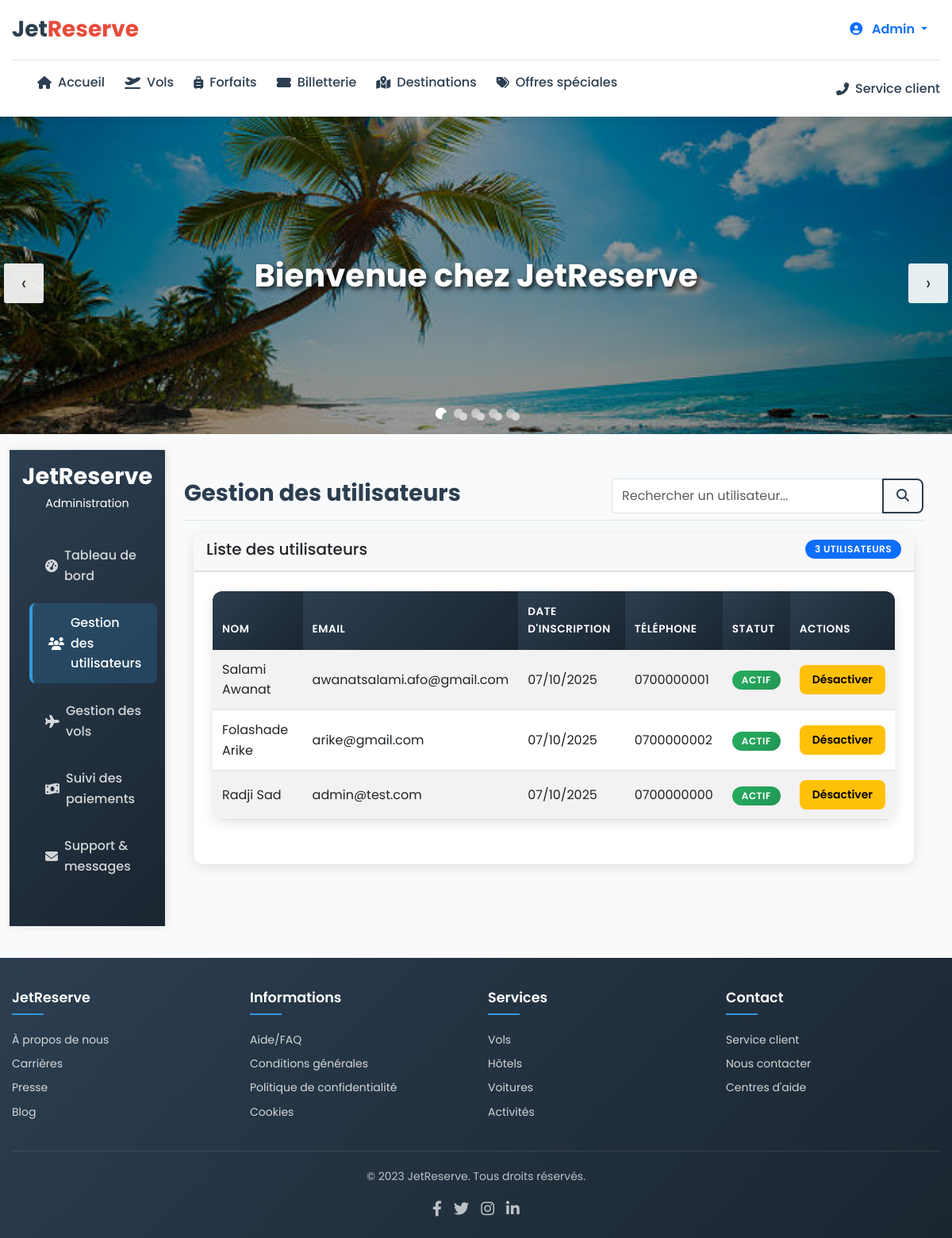
Before: /admin/utilisateurs.php with the older database file.
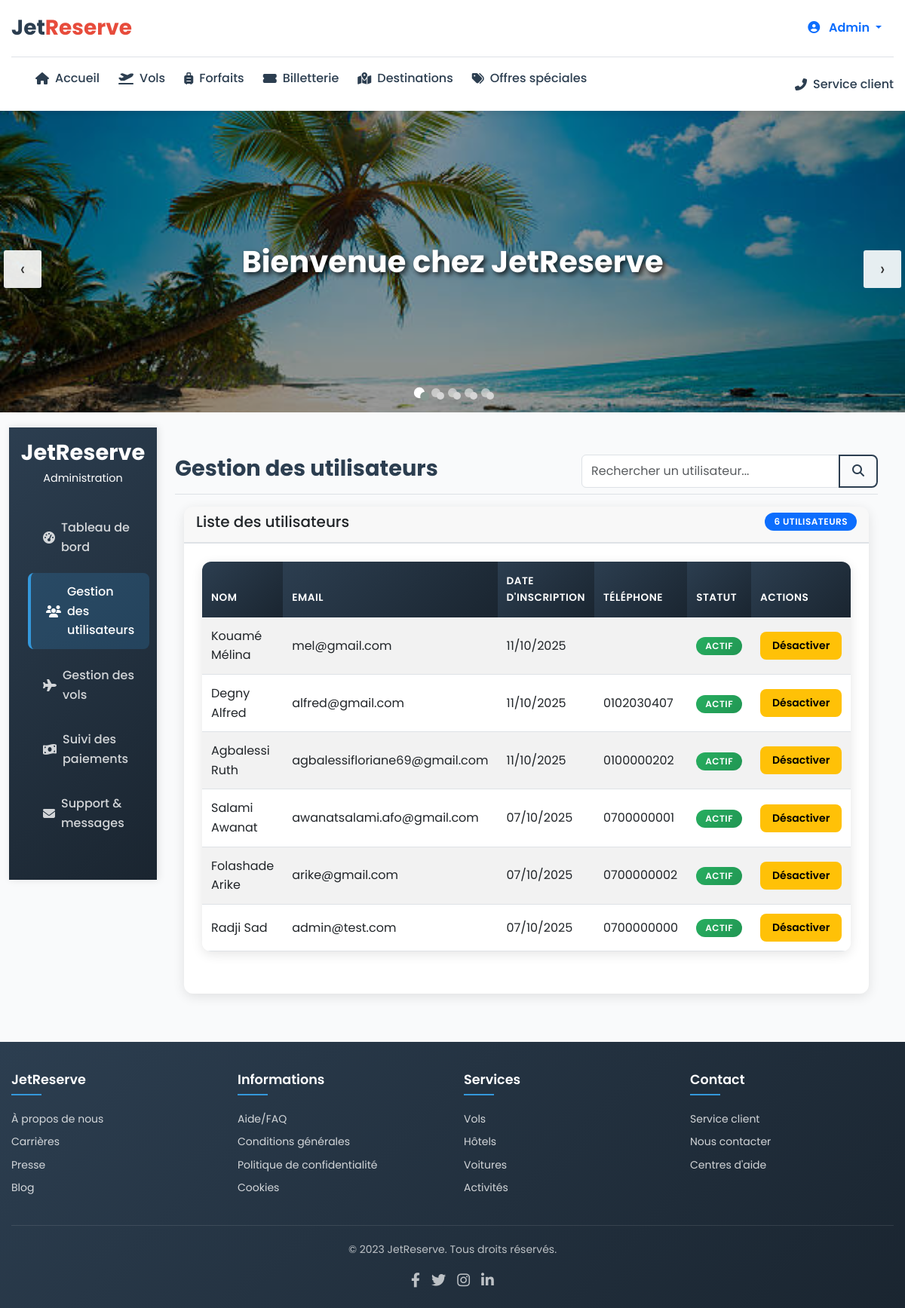
After: the same page with the newer database file.
### tables this page shows
CREATE TABLE IF NOT EXISTS `users` (
  `id_user` int(11) NOT NULL AUTO_INCREMENT,
  `nom` varchar(50) NOT NULL,
  `prenom` varchar(50) NOT NULL,
  `email` varchar(100) NOT NULL,
  `telephone` varchar(20) DEFAULT NULL,
  `password` varchar(255) NOT NULL,
  `role` enum('client','admin') DEFAULT 'client',
  `statut` enum('actif','inactif') NOT NULL,
  `date_creation` timestamp NULL DEFAULT CURRENT_TIMESTAMP,
  PRIMARY KEY (`id_user`),
  UNIQUE KEY `email` (`email`)
);

### admin/utilisateurs.php (the view, shortened to what this page needs)
<?php
require_once '../includes/connexion.php';
$stmt = $bdd->query("SELECT * FROM users ORDER BY date_creation DESC");
$utilisateurs = $stmt->fetchAll(PDO::FETCH_ASSOC);
?>
<!DOCTYPE html>
<html lang="fr">
<head>
    <link rel="stylesheet" href="https://cdnjs.cloudflare.com/ajax/libs/font-awesome/6.4.0/css/all.min.css">
    <link rel="stylesheet" href="https://cdnjs.cloudflare.com/ajax/libs/OwlCarousel2/2.3.4/assets/owl.carousel.min.css">
    <link rel="stylesheet" href="https://cdnjs.cloudflare.com/ajax/libs/OwlCarousel2/2.3.4/assets/owl.theme.default.min.css">
    <link rel="stylesheet" href="https://cdnjs.cloudflare.com/ajax/libs/font-awesome/6.4.0/css/all.min.css">
    <link href="https://cdn.jsdelivr.net/npm/bootstrap@5.3.0/dist/css/bootstrap.min.css" rel="stylesheet">
    <link rel="stylesheet" href="style2.css">
</head>
<body>
    <header>
        <div class="container">
            <div class="header-top">
                <a href="../index.php" class="logo">Jet<span>Reserve</span></a>
                <div class="auth-buttons">
            <div class="dropdown">
                <button class="btn btn-outline-primary dropdown-toggle" type="button" data-bs-toggle="dropdown" aria-expanded="false">
                    <i class="fas fa-user-circle me-2"></i>
                    <?php echo $_SESSION['prenom'] ?? 'Admin'; ?>
                </button>
            </div>
        </div>
    </div>
            <nav class="nav-menu">
                <ul class="nav-links">
                    <li><a href="../index.php"><i class="fas fa-home"></i> Accueil</a></li>
                    <li><a href="#"><i class="fas fa-plane-departure"></i> Vols</a></li>
                    <li><a href="#"><i class="fas fa-suitcase-rolling"></i> Forfaits</a></li>
                    <li><a href="#"><i class="fas fa-ticket-alt"></i> Billetterie</a></li>
                    <li><a href="#"><i class="fas fa-map-marked-alt"></i> Destinations</a></li>
                    <li><a href="#"><i class="fas fa-tags"></i> Offres spéciales</a></li>
                </ul>
                <div class="contact-info">
                    <a href="#"><i class="fas fa-phone-alt"></i> Service client</a>
                </div>
            </nav>
        </div>
    </header>
    <div class="main-banner-container">
        <div class="main-banner owl-carousel owl-theme">
            <div class="item banner-1">
                <div class="header-text">
                    <h2>Bienvenue chez JetReserve</h2>
                </div>
            </div>
        </div>
    </div>
    <div class="container-fluid">
        <div class="row">
            <nav id="sidebar" class="col-md-3 col-lg-2 d-md-block bg-dark sidebar collapse">
                <div class="position-sticky pt-3">
                    <div class="text-center mb-4">
                        <h2 class="text-white">JetReserve</h2>
                        <p class="text-white">Administration</p>
                    </div>
                    <ul class="nav flex-column">
                        <li class="nav-item">
                            <a class="nav-link" href="index1.php">
                                <i class="fas fa-tachometer-alt me-2"></i>
                                Tableau de bord
                            </a>
                        </li>
                        <li class="nav-item">
                            <a class="nav-link active" href="utilisateurs.php">
                                <i class="fas fa-users me-2"></i>
                                Gestion des utilisateurs
                            </a>
                        </li>
                        <li class="nav-item">
                            <a class="nav-link" href="vol.php">
                                <i class="fas fa-plane me-2"></i>
                                Gestion des vols
                            </a>
                        </li>
                        <li class="nav-item">
                            <a class="nav-link" href="paiements.php">
                                <i class="fas fa-money-bill-wave me-2"></i>
                                Suivi des paiements
                            </a>
                        </li>
                        <li class="nav-item">
                            <a class="nav-link" href="messages.php">
                                <i class="fas fa-envelope me-2"></i>
                                Support & messages
                            </a>
                        </li>
                    </ul>
                </div>
            </nav>
            <main class="col-md-9 ms-sm-auto col-lg-10 px-md-4">
                <div class="d-flex justify-content-between flex-wrap flex-md-nowrap align-items-center pt-3 pb-2 mb-3 border-bottom">
                    <h1 class="h2">Gestion des utilisateurs</h1>
                    <div class="btn-toolbar mb-2 mb-md-0">
                        <div class="input-group">
                            <input type="text" class="form-control" id="searchUser" placeholder="Rechercher un utilisateur...">
                            <button class="btn btn-outline-secondary" type="button">
                                <i class="fas fa-search"></i>
                            </button>
                        </div>
                    </div>
                </div>
                <div class="row">
                    <div class="<?php echo isset($_GET['id']) ? 'col-md-6' : 'col-md-12'; ?>">
                        <div class="card mb-4">
                            <div class="card-header d-flex justify-content-between align-items-center">
                                <h5 class="mb-0">Liste des utilisateurs</h5>
                                <span class="badge bg-primary"><?php echo count($utilisateurs); ?> utilisateurs</span>
                            </div>
                            <div class="card-body">
                                <div class="table-responsive">
                                    <table class="table table-striped table-hover">
                                        <thead>
                                            <tr>
                                                <th>Nom</th>
                                                <th>Email</th>
                                                <th>Date d'inscription</th>
                                                <th>Téléphone</th>
                                                <th>Statut</th>
                                                <th>Actions</th>
                                            </tr>
                                        </thead>
                                        <tbody>
                                            <?php foreach ($utilisateurs as $utilisateur): ?>
                                                <tr class="<?php echo isset($_GET['id']) && $_GET['id'] == $utilisateur['id_user'] ? 'table-primary' : ''; ?>">
                                                    <td><?php echo $utilisateur['nom'] . ' ' . $utilisateur['prenom']; ?></td>
                                                    <td><?php echo $utilisateur['email']; ?></td>
                                                    <td><?php echo date('d/m/Y', strtotime($utilisateur['date_creation'])); ?></td>
                                                    <td><?php echo $utilisateur['telephone']; ?></td>
                                                    <td>
                                                    <?php if ($utilisateur['statut'] === 'actif'): ?>
                                                        <span class="badge bg-success">Actif</span>
                                                    <?php else: ?>
                                                        <span class="badge bg-danger">Inactif</span>
                                                    <?php endif; ?>
                                                    </td>
                                                    <td>
                                                      <form method="POST" style="display:inline;">
                                                        <button type="submit" class="btn btn-sm <?php echo ($utilisateur['statut'] === 'actif') ? 'btn-warning' : 'btn-success'; ?>">
                                                        <?php echo ($utilisateur['statut'] === 'actif') ? 'Désactiver' : 'Activer'; ?>
                                                        </button>
                                                      </form>
                                                    </td>
                                                </tr>
                                            <?php endforeach; ?>
                                        </tbody>
                                    </table>
                                </div>
                            </div>
                        </div>
                    </div>
                </div>
            </main>
        </div>
    </div>
    <footer>
        <div class="container">
            <div class="footer-grid">
                <div class="footer-column">
                    <h4>JetReserve</h4>
                    <ul class="footer-links">
                        <li><a href="#">À propos de nous</a></li>
                        <li><a href="#">Carrières</a></li>
                        <li><a href="#">Presse</a></li>
                        <li><a href="#">Blog</a></li>
                    </ul>
                </div>
                <div class="footer-column">
                    <h4>Informations</h4>
                    <ul class="footer-links">
                        <li><a href="#">Aide/FAQ</a></li>
                        <li><a href="#">Conditions générales</a></li>
                        <li><a href="#">Politique de confidentialité</a></li>
                        <li><a href="#">Cookies</a></li>
                    </ul>
                </div>
                <div class="footer-column">
                    <h4>Services</h4>
                    <ul class="footer-links">
                        <li><a href="#">Vols</a></li>
                        <li><a href="#">Hôtels</a></li>
                        <li><a href="#">Voitures</a></li>
                        <li><a href="#">Activités</a></li>
                    </ul>
                </div>
                <div class="footer-column">
                    <h4>Contact</h4>
                    <ul class="footer-links">
                        <li><a href="#">Service client</a></li>
                        <li><a href="#">Nous contacter</a></li>
                        <li><a href="#">Centres d'aide</a></li>
                    </ul>
                </div>
            </div>
            <div class="footer-bottom">
                <p>&copy; 2023 JetReserve. Tous droits réservés.</p>
                <div class="social-icons">
                    <a href="#"><i class="fab fa-facebook-f"></i></a>
                    <a href="#"><i class="fab fa-twitter"></i></a>
                    <a href="#"><i class="fab fa-instagram"></i></a>
                    <a href="#"><i class="fab fa-linkedin-in"></i></a>
                </div>
            </div>
        </div>
    </footer>
</body>
</html>

Changed rows visible on the page:
added users: nom "Kouamé", prenom "Mélina", email "mel@gmail.com", date_creation "11/10/2025", statut "ACTIF"
added users: nom "Degny", prenom "Alfred", email "alfred@gmail.com", date_creation "11/10/2025", telephone "0102030407", statut "ACTIF"
added users: nom "Agbalessi", prenom "Ruth", email "agbalessifloriane69@gmail.com", date_creation "11/10/2025", telephone "0100000202", statut "ACTIF"
Other visible differences:
count($utilisateurs): "3" → "6"
